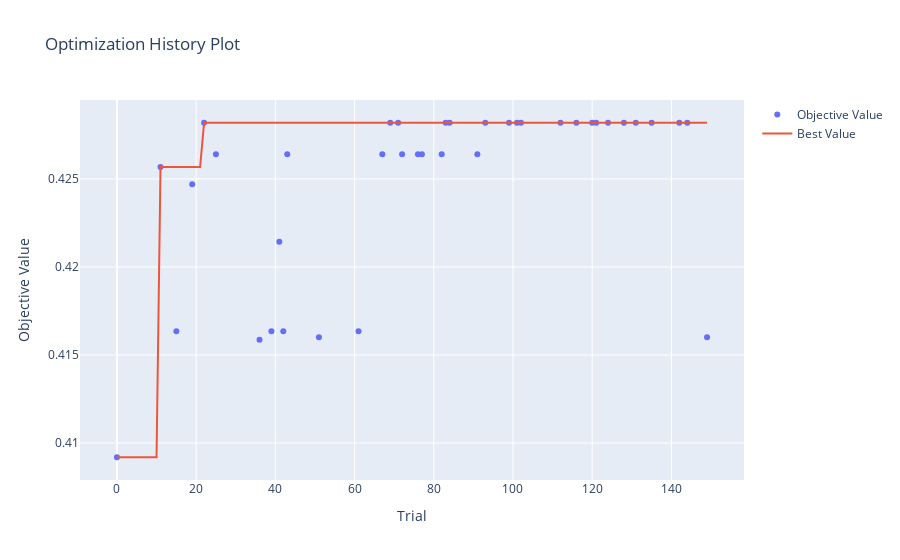
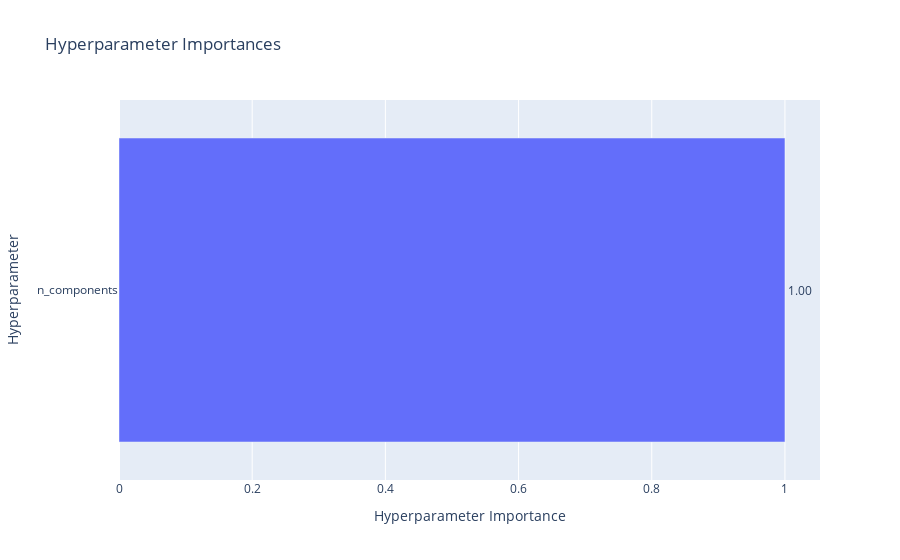

These figures' notebook cell, in order:
### Code cell
visualize(svc_with_pca_study, ["n_components"])

### Figure 1 — Plotly figure (JSON) as saved in the notebook; plotly's stock layout.template omitted (floating-point values rounded to 4 significant figures; data arrays with more than 128 entries replaced by an {"elided": "..."} marker saying what was removed)
{"data": [{"mode": "markers", "name": "Objective Value", "type": "scatter", "x": [0, 11, 15, 19, 22, 25, 36, 39, 41, 42, 43, 51, 61, 67, 69, 71, 72, 76, 77, 82, 83, 84, 91, 93, 99, 101, 102, 112, 116, 120, 121, 124, 128, 131, 135, 142, 144, 149], "y": [0.4092, 0.4257, 0.4163, 0.4247, 0.4282, 0.4264, 0.4159, 0.4163, 0.4214, 0.4163, 0.4264, 0.416, 0.4163, 0.4264, 0.4282, 0.4282, 0.4264, 0.4264, 0.4264, 0.4264, 0.4282, 0.4282, 0.4264, 0.4282, 0.4282, 0.4282, 0.4282, 0.4282, 0.4282, 0.4282, 0.4282, 0.4282, 0.4282, 0.4282, 0.4282, 0.4282, 0.4282, 0.416]}, {"mode": "lines", "name": "Best Value", "type": "scatter", "x": {"elided": "150 int values"}, "y": {"elided": "150 float values"}}, {"marker": {"color": "#cccccc"}, "mode": "markers", "name": "Infeasible Trial", "showlegend": false, "type": "scatter", "x": [], "y": []}], "layout": {"autosize": true, "title": {"text": "Optimization History Plot"}, "xaxis": {"autorange": true, "range": [-9.193, 158.2], "title": {"text": "Trial"}, "type": "linear"}, "yaxis": {"autorange": true, "range": [0.4076, 0.4298], "title": {"text": "Objective Value"}, "type": "linear"}}}

### Figure 2 — Plotly figure (JSON) as saved in the notebook; plotly's stock layout.template omitted (floating-point values rounded to 4 significant figures)
{"data": [{"cliponaxis": false, "hovertemplate": ["n_components (IntDistribution): 1.0<extra></extra>"], "name": "Objective Value", "orientation": "h", "text": ["1.00"], "textposition": "outside", "type": "bar", "x": [1], "y": ["n_components"]}], "layout": {"autosize": true, "title": {"text": "Hyperparameter Importances"}, "xaxis": {"autorange": true, "range": [0, 1.053], "title": {"text": "Hyperparameter Importance"}, "type": "linear"}, "yaxis": {"autorange": true, "range": [-0.5, 0.5], "title": {"text": "Hyperparameter"}, "type": "category"}}}
